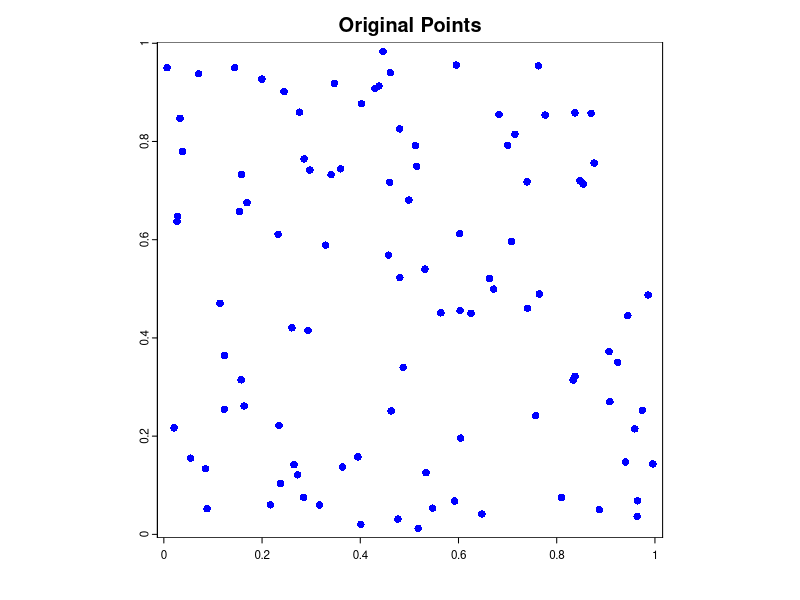
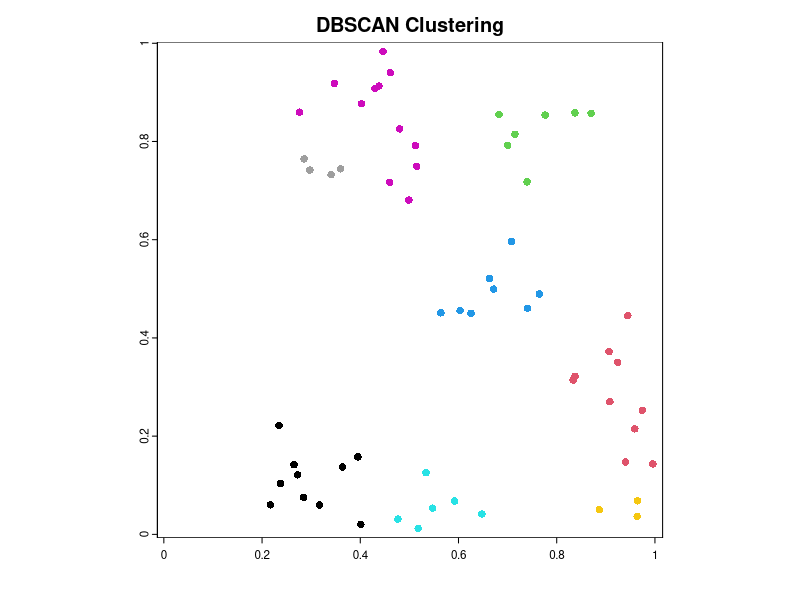

These figures' R source, in order:
# Install and load required packages
if (!requireNamespace("terra", quietly = TRUE)) {
  install.packages("terra")
}

if (!requireNamespace("fpc", quietly = TRUE)) {
  install.packages("fpc")
}

library(terra)
library(fpc)

# Create a simple example SpatVector
coords <- cbind(runif(100), runif(100))
pts <- vect(coords)
crs(pts) <- "+proj=longlat +datum=WGS84"

# Plot the original points
plot(pts, col = "blue", main = "Original Points")

# Extract coordinates
coordinates <- crds(pts)

# Use DBSCAN to cluster points
dbscan_result <- dbscan(coordinates, eps = 0.1, MinPts = 5)

# Assign cluster labels to the original SpatVector
pts$cluster <- dbscan_result$cluster

# Plot the clustered points
plot(pts, col = pts$cluster, main = "DBSCAN Clustering")

# Display cluster information
cat("Number of clusters:", length(unique(dbscan_result$cluster)), "\n")
